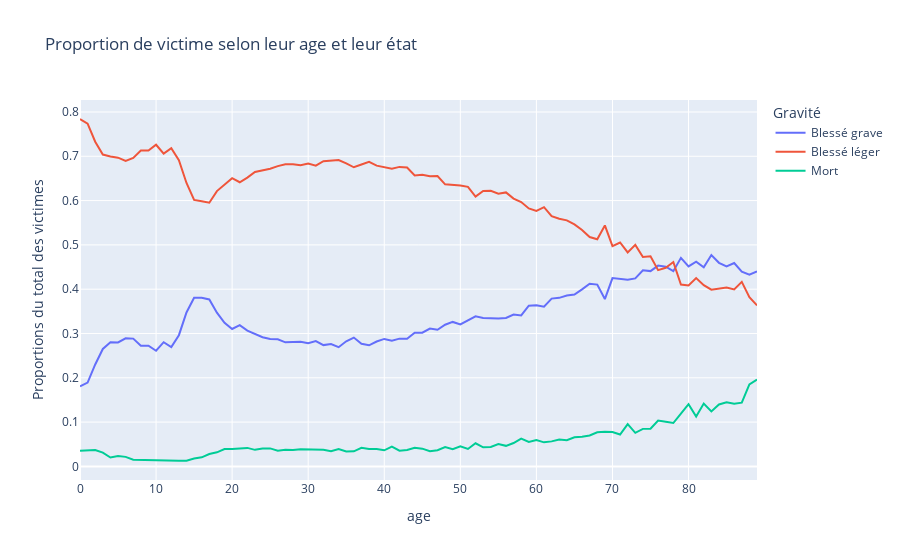

The cell this chart's notebook holds for it:
### Markdown cell above
#### Proportion de victime selon leur age et leur état

### Code cell
pd.crosstab(index=victims.loc[victims['age'] < 90, 'age'],
           columns=victims['grav'],
           normalize=0)\
    .rename({
        'inj_hosp': 'Blessé grave',
        'inj_light': 'Blessé léger',
        'killed': 'Mort',
    }, axis=1)\
    .plot.line(backend='plotly', 
               labels={
                   'value': 'Proportions du total des victimes', 
                   'grav': 'Gravité',
               },
               title='Proportion de victime selon leur age et leur état')
